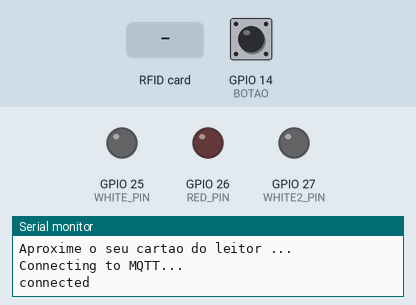
Bench run of a sketch on a simulated ESP32. Shown: output pins drawn as LEDs (lit = HIGH), the last lines printed to the serial monitor. The test bench sets the inputs (shaded band); at power-on: GPIO 14 (BOTAO) HIGH. WiFi joins after 1.5 s; servers stay silent unless stated; uploads are accepted with an empty reply; no MQTT or app messages arrive unless stated.

Above: at 6.5 s.
6.6 s: GPIO 14 (BOTAO) pulled LOW for 0.15 s
At 7.9 s:
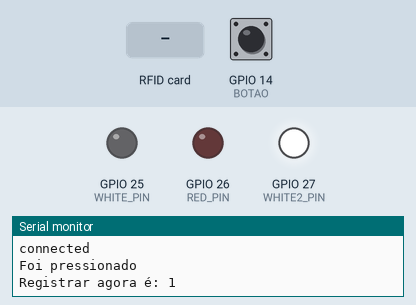
8.2 s: RFID card 5E 7A 19 C4 held to the reader
At 8.7 s:
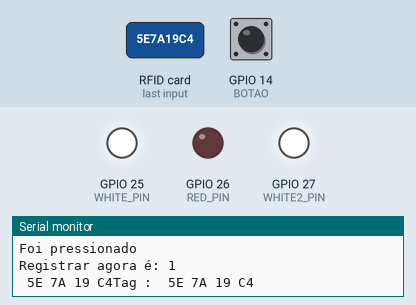
10.3 s: GPIO 14 (BOTAO) pulled LOW for 1 s
At 11.9 s:
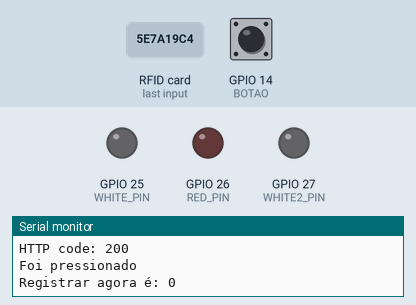
12.8 s: GPIO 14 (BOTAO) pulled LOW for 3.2 s
At 16.6 s:
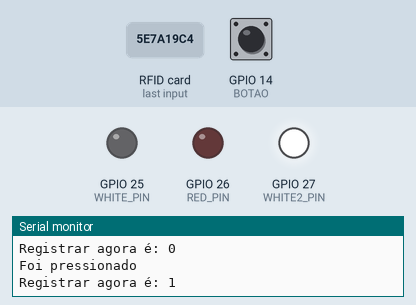
Timing chart, 0 to 18.1 s (numbered marks = the images above; inputs shaded):
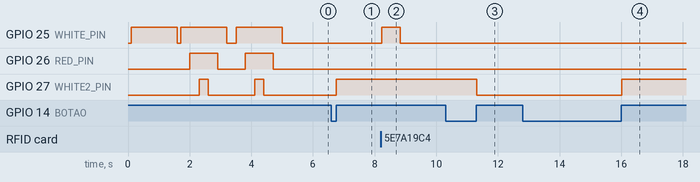

The sketch:

mqtt_rfid_esp32.ino
```cpp
#include <WiFi.h>
#include <WiFiClientSecure.h>
#include <PubSubClient.h>
#include <MFRC522.h> // biblioteca responsavel pela comunicacao com o módulo RFID-RC522
#include <SPI.h> // biblioteca para comunicação do barramento SPI
#include <HTTPClient.h>
//#include <LiquidCrystal_I2C.h>

#define SS_PIN   21 // SDA
#define RST_PIN  22 // RST

#define SIZE_BUFFER     18
#define MAX_SIZE_BLOCK  16

// set LCD colunas e linhas
int lcdColumns = 16;
int lcdRows = 2;

//LiquidCrystal_I2C lcd(0x27, lcdColumns, lcdRows);


// definições do LED (Sempre usar 'const' para não correr risco de sobrescrever a variavel em tempo de execução)
const int WHITE_PIN = 25;
const int RED_PIN = 26;
const int WHITE2_PIN = 27;

const int BOTAO = 14;

// esse objet 'chave' é utilizado para autenticação
MFRC522::MIFARE_Key key;

// Definicoes pino modulo RC522
MFRC522 mfrc522(SS_PIN, RST_PIN);


const char* ssid = "loren"; // ssid wifi / ssid "iPhoneZe"
const char* password = "l@rensid"; // senha wifi / senha iPhoneZe : 12344321 / TI = "17x09y2019 / loren = l@rensid"
int chip_id = ESP.getEfuseMac();

const char* mqttServer = "mqtt.wvieira.com.br"; // mqtt server
const char* mqttUser  = "mosquitto"; // mqtt user
const char* mqttPass = "2022@13x09"; // mqtt senha

const String apiURL = "http://mqtt.wvieira.com.br:8080/v1/rfid";

WiFiClientSecure wifiClient; // Define uma instância de cliente com TLS Wifi para conexão do broker mqtt.
PubSubClient mqttClient(wifiClient); // Define uma instância mqtt.

HTTPClient httpClient;

int registrar = 0;

int lastState = HIGH;
int currentState = 0;

void setup() {
  pinMode(WHITE_PIN, OUTPUT);
  pinMode(RED_PIN, OUTPUT);
  pinMode(WHITE2_PIN, OUTPUT);

  pinMode(BOTAO, INPUT_PULLUP);

  digitalWrite(WHITE_PIN, LOW);
  digitalWrite(RED_PIN, LOW);
  digitalWrite(WHITE2_PIN, LOW);

  //lcd.init();
  //lcd.backlight();

  Serial.begin(115200);
  delay(100);
  WiFi.mode(WIFI_STA);
  WiFi.begin(ssid, password);

  uint32_t notConnectedCounter = 0;
  while (WiFi.status() != WL_CONNECTED) {
    digitalWrite(WHITE_PIN, HIGH);

    delay(500);
    Serial.println("Connecting to WiFi..");

    notConnectedCounter++;
    if (notConnectedCounter > 50) {
      Serial.println("Reiniciando placa ... ");
      ESP.restart();
    }

    digitalWrite(WHITE_PIN, LOW);
  }
  Serial.println("Connected to the WiFi network");

  SPI.begin(); // Init SPI bus

  Serial.println("Aproxime o seu cartao do leitor ... ");


  // Inicia MFRC522
  mfrc522.PCD_Init();
  // Mensagens iniciais no serial monitor

  Serial.println();

  wifiClient.setInsecure();
  mqttClient.setServer("mqtt.wvieira.com.br", 8083);
  while (!mqttClient.connected()) {
    Serial.println("Connecting to MQTT...");

    mqttClient.setKeepAlive(600); // mantem conectado por 600 segundos
    if (mqttClient.connect("Esp32RegistradorLeitor", mqttUser , mqttPass)) {
      Serial.println("connected");

      for (int x = 0; x < 2; x++)
      {
        digitalWrite(WHITE_PIN, HIGH);
        delay(300);
        digitalWrite(RED_PIN, HIGH);
        delay(300);
        digitalWrite(WHITE2_PIN, HIGH);
        delay(300);

        digitalWrite(WHITE2_PIN, LOW);
        delay(300);
        digitalWrite(RED_PIN, LOW);
        delay(300);
        digitalWrite(WHITE_PIN, LOW);
        delay(300);
      }

      digitalWrite(WHITE_PIN, LOW);
      digitalWrite(WHITE2_PIN, LOW);
      digitalWrite(RED_PIN, LOW);

    } else {
      /*
               int state()
               -4 : MQTT_CONNECTION_TIMEOUT - the server didn't respond within the keepalive time
               -3 : MQTT_CONNECTION_LOST - the network connection was broken
               -2 : MQTT_CONNECT_FAILED - the network connection failed
               -1 : MQTT_DISCONNECTED - the client is disconnected cleanly
               0 : MQTT_CONNECTED - the client is connected
               1 : MQTT_CONNECT_BAD_PROTOCOL - the server doesn't support the requested version of MQTT
               2 : MQTT_CONNECT_BAD_CLIENT_ID - the server rejected the client identifier
               3 : MQTT_CONNECT_UNAVAILABLE - the server was unable to accept the connection
               4 : MQTT_CONNECT_BAD_CREDENTIALS - the username/password were rejected
               5 : MQTT_CONNECT_UNAUTHORIZED - the client was not authorized to connect
      */
      Serial.print("failed with state ");
      Serial.print(mqttClient.state());
      delay(2000);
    }
  }
}


void loop() {
  currentState = digitalRead(BOTAO);

  if (lastState == LOW && currentState == HIGH) {
    Serial.println("Foi pressionado");

    if (registrar == 1) {
      registrar = 0;
      digitalWrite(WHITE2_PIN, LOW);
    } else {
      registrar = 1;
      digitalWrite(WHITE2_PIN, HIGH);
    }

    Serial.print("Registrar agora é: ");
    Serial.print(registrar);
    Serial.println("");
  }

  lastState = currentState;

  // Aguarda a aproximacao do cartao
  if ( ! mfrc522.PICC_IsNewCardPresent())
  {
    return;
  }
  // Seleciona um dos cartoes
  if ( ! mfrc522.PICC_ReadCardSerial())
  {
    return;
  }

  String conteudo = "";
  byte letra;
  for (byte i = 0; i < mfrc522.uid.size; i++)
  {
    // Quando leitura for detectada, pisca o led.
    Serial.print(mfrc522.uid.uidByte[i] < 0x10 ? " 0" : " ");
    Serial.print(mfrc522.uid.uidByte[i], HEX);
    conteudo.concat(String(mfrc522.uid.uidByte[i] < 0x10 ? " 0" : " "));
    conteudo.concat(String(mfrc522.uid.uidByte[i], HEX));
  }

  if (conteudo.length() > 0) {
    conteudo.toUpperCase();
    Serial.println("Tag : " + String(conteudo));// leitura RFID Chaveiro ex: Tag : 8a 7e 1b b0
    piscaLedLeituraCartao();
    requisicao(conteudo);
  }

  // instrui o PICC quando no estado ACTIVE a ir para um estado de "parada"
  mfrc522.PICC_HaltA();
  // "stop" a encriptação do PCD, deve ser chamado após a comunicação com autenticação, caso contrário novas comunicações não poderão ser iniciadas
  mfrc522.PCD_StopCrypto1();
  // fim da leitura RF Id

  mqttClient.loop();

  while (WiFi.status() != WL_CONNECTED) {
    delay(500);
    reconnectWiFi();
  }

  while (!mqttClient.connected()) {
    Serial.println("Re-connecting to MQTT...");

    mqttClient.setKeepAlive(60); // mantem conectado por 60 segundos
    if (mqttClient.connect("Esp32RegistradorLeitor", mqttUser , mqttPass)) {
      Serial.println("reconnected to mqtt");
    } else {
      Serial.print("failed with state ");
      Serial.print(mqttClient.state());
      delay(2000);
    }
  }
}

void requisicao(String conteudo) {
  // FAZER UMA VERIFICAÇÃO AQUI SE FOI LIDO UM CARTÃO ANTES DE FAZER SOLICITAÇÃO HTTP PARA CHECAR.

  httpClient.begin(apiURL.c_str());
  httpClient.addHeader("Content-Type", "text/json");
  String body = String(conteudo);

  int responseCode = 0;

  if (registrar == 1) {
    // GRAVAÇÃO
    responseCode = httpClient.PUT(body);
  } else {
    // LEITURA
    responseCode = httpClient.POST(body);
  }

  Serial.print("HTTP code: ");
  Serial.print(responseCode);
  Serial.println("");

  if (responseCode >= 200 && responseCode < 300) {
    // Tratar Códigos de sucesso, ...
    String payload = httpClient.getString();

    if (payload.length() > 0) {
      Serial.print("Payload: ");
      Serial.println(payload);

      if ( (payload == "ACTIVE") && (registrar == 0) ) { // faz o pub somente qdo no modo ACESSO "LEITURA" e se o retorno do cartao lido for ACTIVE
        Serial.println("pub no mqtt efetuado.. ");
        mqttClient.publish("topic/motor", "on");
      }
    }
  } else if (responseCode >= 400 && responseCode < 500) {
    // Tratar um Bad request, Forbidden, Unauthorized, ...
    Serial.println("Houve um erro na requisição!");
    piscaLedErro();
  } else {
    // Server error (500...)
    Serial.println("Erro desconhecido!");
    piscaLedErro();
  }
}

void piscaLedLeituraCartao() {
  for (int x = 0; x < 3; x++) {
    digitalWrite(WHITE_PIN, HIGH);
    delay(200);
    digitalWrite(WHITE_PIN, LOW);
  }
}

void piscaLedErro() {
  for (int x = 0; x < 2; x++)
  {
    digitalWrite(RED_PIN, HIGH);
    delay(500);
    digitalWrite(RED_PIN, LOW);
    delay(200);

    digitalWrite(RED_PIN, HIGH);
    delay(500);
    digitalWrite(RED_PIN, LOW);
    delay(200);
  }
  digitalWrite(RED_PIN, LOW);

}

void reconnectWiFi() {
  int tentativas = 0;

  // Enquanto o wifi não estiver conectado, executa o bloco repetidamente.
  while (WiFi.status() != WL_CONNECTED) {

    digitalWrite(WHITE_PIN, HIGH);

    if (tentativas == 30) {
      // Após as tentativas, reinicia o ESP.
      ESP.restart();
    }

    digitalWrite(WHITE_PIN, LOW);

    tentativas++;
    WiFi.reconnect();
    delay(1000);
    yield();
    //ESP.wdtFeed();
  }
}
```

Measured:
- after the input at 6.6 s, GPIO 27 (WHITE2_PIN): LOW → HIGH after 0.16 s
- after the input at 8.2 s, GPIO 25 (WHITE_PIN): LOW → HIGH at once, → LOW 0.60 s later
- after the input at 10.3 s, GPIO 27 (WHITE2_PIN): HIGH → LOW after 1.0 s
- after the input at 12.8 s, GPIO 27 (WHITE2_PIN): LOW → HIGH after 3.2 s
